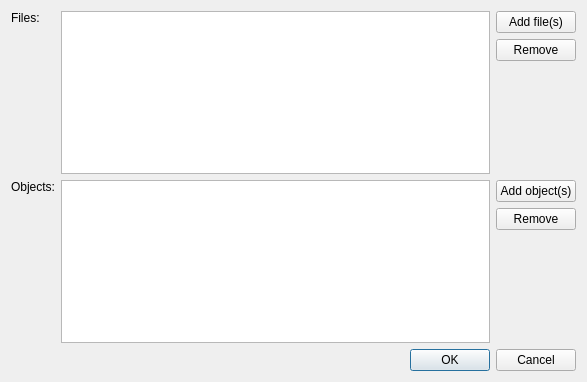
<?xml version="1.0" encoding="UTF-8"?>
<ui version="4.0">
 <class>ImportPrimersDialog</class>
 <widget class="QDialog" name="ImportPrimersDialog">
  <property name="geometry">
   <rect>
    <x>0</x>
    <y>0</y>
    <width>587</width>
    <height>382</height>
   </rect>
  </property>
  <property name="sizePolicy">
   <sizepolicy hsizetype="Preferred" vsizetype="Minimum">
    <horstretch>0</horstretch>
    <verstretch>0</verstretch>
   </sizepolicy>
  </property>
  <property name="windowTitle">
   <string>Import Primers</string>
  </property>
  <layout class="QVBoxLayout" name="verticalLayout">
   <item>
    <layout class="QGridLayout" name="gridLayout">
     <item row="0" column="0">
      <widget class="QLabel" name="lblFiles">
       <property name="text">
        <string>Files:</string>
       </property>
       <property name="alignment">
        <set>Qt::AlignLeading|Qt::AlignLeft|Qt::AlignTop</set>
       </property>
      </widget>
     </item>
     <item row="0" column="1">
      <widget class="QListWidget" name="lwFiles">
       <property name="sizePolicy">
        <sizepolicy hsizetype="Expanding" vsizetype="Ignored">
         <horstretch>0</horstretch>
         <verstretch>0</verstretch>
        </sizepolicy>
       </property>
      </widget>
     </item>
     <item row="0" column="2">
      <layout class="QVBoxLayout" name="verticalLayout_4">
       <property name="sizeConstraint">
        <enum>QLayout::SetMinAndMaxSize</enum>
       </property>
       <item>
        <widget class="QPushButton" name="pbAddFile">
         <property name="text">
          <string>Add file(s)</string>
         </property>
        </widget>
       </item>
       <item>
        <widget class="QPushButton" name="pbRemoveFile">
         <property name="text">
          <string>Remove</string>
         </property>
        </widget>
       </item>
       <item>
        <spacer name="verticalSpacer">
         <property name="orientation">
          <enum>Qt::Vertical</enum>
         </property>
         <property name="sizeHint" stdset="0">
          <size>
           <width>20</width>
           <height>40</height>
          </size>
         </property>
        </spacer>
       </item>
      </layout>
     </item>
     <item row="1" column="0">
      <widget class="QLabel" name="lblObjects">
       <property name="text">
        <string>Objects:</string>
       </property>
       <property name="alignment">
        <set>Qt::AlignLeading|Qt::AlignLeft|Qt::AlignTop</set>
       </property>
      </widget>
     </item>
     <item row="1" column="1">
      <widget class="QListWidget" name="lwObjects">
       <property name="sizePolicy">
        <sizepolicy hsizetype="Expanding" vsizetype="Ignored">
         <horstretch>0</horstretch>
         <verstretch>0</verstretch>
        </sizepolicy>
       </property>
      </widget>
     </item>
     <item row="1" column="2">
      <layout class="QVBoxLayout" name="verticalLayout_2">
       <property name="sizeConstraint">
        <enum>QLayout::SetMinAndMaxSize</enum>
       </property>
       <item>
        <widget class="QPushButton" name="pbAddObject">
         <property name="text">
          <string>Add object(s)</string>
         </property>
        </widget>
       </item>
       <item>
        <widget class="QPushButton" name="pbRemoveObject">
         <property name="text">
          <string>Remove</string>
         </property>
        </widget>
       </item>
       <item>
        <spacer name="verticalSpacer_2">
         <property name="orientation">
          <enum>Qt::Vertical</enum>
         </property>
         <property name="sizeHint" stdset="0">
          <size>
           <width>20</width>
           <height>40</height>
          </size>
         </property>
        </spacer>
       </item>
      </layout>
     </item>
    </layout>
   </item>
   <item>
    <layout class="QHBoxLayout" name="horizontalLayout">
     <item>
      <spacer name="horizontalSpacer">
       <property name="orientation">
        <enum>Qt::Horizontal</enum>
       </property>
       <property name="sizeHint" stdset="0">
        <size>
         <width>408</width>
         <height>20</height>
        </size>
       </property>
      </spacer>
     </item>
     <item>
      <widget class="QDialogButtonBox" name="buttonBox">
       <property name="orientation">
        <enum>Qt::Horizontal</enum>
       </property>
       <property name="standardButtons">
        <set>QDialogButtonBox::Cancel|QDialogButtonBox::Ok</set>
       </property>
      </widget>
     </item>
    </layout>
   </item>
  </layout>
 </widget>
 <resources/>
 <connections>
  <connection>
   <sender>buttonBox</sender>
   <signal>accepted()</signal>
   <receiver>ImportPrimersDialog</receiver>
   <slot>accept()</slot>
   <hints>
    <hint type="sourcelabel">
     <x>248</x>
     <y>254</y>
    </hint>
    <hint type="destinationlabel">
     <x>157</x>
     <y>274</y>
    </hint>
   </hints>
  </connection>
  <connection>
   <sender>buttonBox</sender>
   <signal>rejected()</signal>
   <receiver>ImportPrimersDialog</receiver>
   <slot>reject()</slot>
   <hints>
    <hint type="sourcelabel">
     <x>316</x>
     <y>260</y>
    </hint>
    <hint type="destinationlabel">
     <x>286</x>
     <y>274</y>
    </hint>
   </hints>
  </connection>
 </connections>
</ui>
